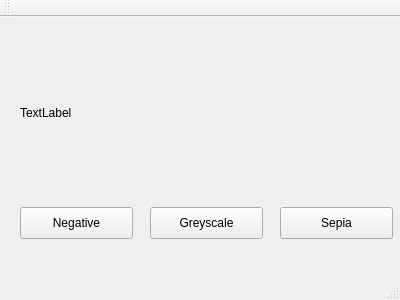
<?xml version="1.0" encoding="UTF-8"?>
<ui version="4.0">
 <class>MainWindow</class>
 <widget class="QMainWindow" name="MainWindow">
  <property name="geometry">
   <rect>
    <x>0</x>
    <y>0</y>
    <width>400</width>
    <height>300</height>
   </rect>
  </property>
  <property name="windowTitle">
   <string>MainWindow</string>
  </property>
  <widget class="QWidget" name="centralWidget">
   <widget class="QPushButton" name="pushButton">
    <property name="geometry">
     <rect>
      <x>20</x>
      <y>190</y>
      <width>113</width>
      <height>32</height>
     </rect>
    </property>
    <property name="text">
     <string>Negative</string>
    </property>
   </widget>
   <widget class="QPushButton" name="pushButton_2">
    <property name="geometry">
     <rect>
      <x>150</x>
      <y>190</y>
      <width>113</width>
      <height>32</height>
     </rect>
    </property>
    <property name="text">
     <string>Greyscale</string>
    </property>
   </widget>
   <widget class="QPushButton" name="pushButton_3">
    <property name="geometry">
     <rect>
      <x>280</x>
      <y>190</y>
      <width>113</width>
      <height>32</height>
     </rect>
    </property>
    <property name="text">
     <string>Sepia</string>
    </property>
   </widget>
   <widget class="QLabel" name="label">
    <property name="geometry">
     <rect>
      <x>20</x>
      <y>10</y>
      <width>361</width>
      <height>171</height>
     </rect>
    </property>
    <property name="text">
     <string>TextLabel</string>
    </property>
   </widget>
  </widget>
  <widget class="QMenuBar" name="menuBar">
   <property name="geometry">
    <rect>
     <x>0</x>
     <y>0</y>
     <width>400</width>
     <height>22</height>
    </rect>
   </property>
  </widget>
  <widget class="QToolBar" name="mainToolBar">
   <attribute name="toolBarArea">
    <enum>TopToolBarArea</enum>
   </attribute>
   <attribute name="toolBarBreak">
    <bool>false</bool>
   </attribute>
  </widget>
  <widget class="QStatusBar" name="statusBar"/>
 </widget>
 <layoutdefault spacing="6" margin="11"/>
 <resources/>
 <connections/>
</ui>
